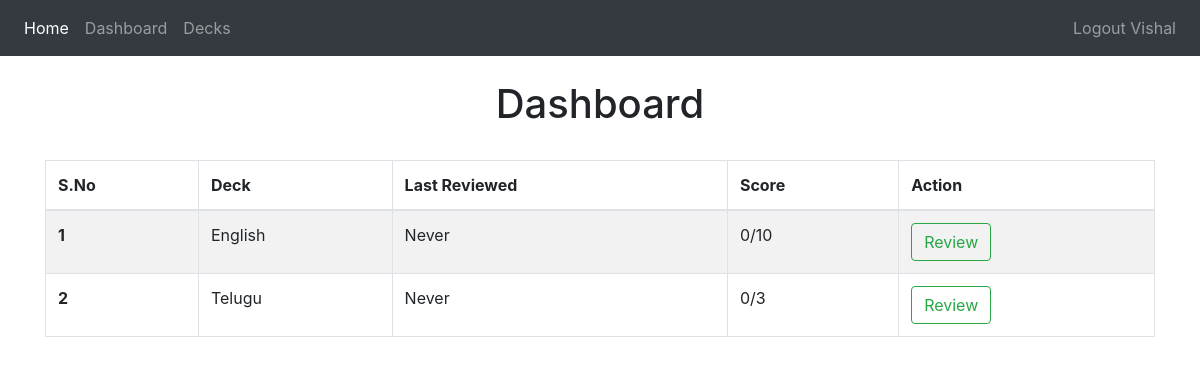
The page /dashboard (signed in) on the database its author committed.
### flashapp/database/models.py (models this page shows)
class User(db.Model, UserMixin):
    id = db.Column(db.Integer, primary_key=True)
    email = db.Column(db.String(150), unique=True)
    password = db.Column(db.String(150))
    first_name = db.Column(db.String(150))
    decks = db.relationship('Deck')
    crt_dt = db.Column(db.DateTime(timezone=True), default=func.now())
    updt_dt = db.Column(db.DateTime(timezone=True), default=func.now())

class Deck(db.Model):
    deck_id = db.Column(db.Integer, primary_key=True)
    deck_name = db.Column(db.String(100), nullable=False)
    cards = db.relationship('Card')
    review_dt = db.Column(db.DateTime(timezone=True))
    user_id = db.Column(db.Integer, db.ForeignKey('user.id'))
    crt_dt = db.Column(db.DateTime(timezone=True), default=func.now())
    updt_dt = db.Column(db.DateTime(timezone=True), default=func.now())

### flashapp/controller.py (the view)
@views.route('/dashboard')
@login_required
def dashboard():
    dict_final_score = {}
    for deck in current_user.decks:
        tot_score = full_tot_score = 0
        for card in deck.cards:
            ind_score = score_calc(card.score, card.diff_level)
            tot_score += ind_score
            full_ind_score = score_calc(1, card.diff_level)
            full_tot_score += full_ind_score
        final_score = str(tot_score)+'/'+str(full_tot_score)
        dict_final_score[deck] = final_score
    return render_template('dashboard.html', user=current_user, score=dict_final_score)

### flashapp/app.py (called while the page is built)
def create_app():
    app = Flask(__name__)
    app.config['SECRET_KEY'] = 'klfaslkdfj'
    app.config['SQLALCHEMY_DATABASE_URI'] = f'sqlite:///{DB_NAME}'
    db.init_app(app)
    app.register_blueprint(views, url_prefix='/')
    app.register_blueprint(auth, url_prefix='/')
    create_database(app)
    login_manager = LoginManager()
    login_manager.login_view = 'views.login'
    login_manager.init_app(app)
    @login_manager.user_loader
    def load_user(id):
        return User.query.get(int(id))
    return app

### flashapp/controller.py (called while the page is built)
def score_calc(score, diff_level):
    score_dict = {'Easy': 1, 'Medium': 2, 'Difficult': 3}
    cum_score = score_dict.get(diff_level)*score
    return cum_score

### flashapp/templates/dashboard.html
{% extends "base.html" %} {% block title %}Dashboard{% endblock %} {% block content
%}
<h1 align="center">Dashboard</h1>
<br/>
{% if user.decks|length>0 %}
<table class="table table-striped table-hover table-bordered justify-content-center">
  <thead>
    <tr>
      <th scope="col">S.No</th>
      <th scope="col">Deck</th>
      <th scope="col">Last Reviewed</th>
      <th scope="col">Score</th>
      <th scope="col">Action</th>
    </tr>
  </thead>
  <tbody>
  {% for i in range(user.decks|length) %}
    <tr>
      <th scope="row">{{ (i+1) }}</th>
      <td>{{ user.decks[i].deck_name }}</td>
      <td>{{ user.decks[i].review_dt or "Never" }}</td>
      <td>{{ score[user.decks[i]] }}</td>
      <td><button type="button" class="btn btn-outline-success" onclick="location.href='/decks/{{user.decks[i].deck_id}}/review'">Review</button>
      </td></td>
    </tr>
  {% endfor %}
  </tbody>
</table>
{% else %}
<p class="font-weight-bold font-italic text-center size">There are no decks available.</p>
{% endif %}
{% endblock %}

### flashapp/templates/base.html (shortened to what this page needs)
<!DOCTYPE html>
<html>
  <head>
    <link rel=stylesheet type=text/css href="{{ url_for('static', filename='style.css') }}"/>
    <link
      rel="stylesheet"
      href="https://stackpath.bootstrapcdn.com/bootstrap/4.4.1/css/bootstrap.min.css"
    />
    <link
      rel="stylesheet"
      href="https://stackpath.bootstrapcdn.com/font-awesome/4.7.0/css/font-awesome.min.css"
    />
  </head>
  <body>
    <nav class="navbar navbar-expand-lg navbar-dark bg-dark">
      <div class="collapse navbar-collapse" id="navbar">
        <ul class="navbar-nav mr-auto">
            <li class="nav-item active">
                <a class="nav-link" href="/">Home <span class="sr-only">(current)</span></a>
            </li>
            <li class="nav-item">
                {% if user.is_authenticated %}
                <a class="nav-link" href="/dashboard">Dashboard</a>
                {% endif %}
            </li>
            <li class="nav-item">
                {% if user.is_authenticated %}
                <a class="nav-link" href="/decks">Decks</a>
                {% endif %}
            </li>
        </ul>
          <ul class="navbar-nav">
              <li class="nav-item">
                  {% if user.is_authenticated %}
                  <a class="nav-link" id="logout" href="/logout">Logout {{ user.first_name }}</a>
                  {% endif %}
              </li>
          </ul>
      </div>
    </nav>
    <div class="container">{% block content %} {% endblock %}</div>
  </body>
</html>

### rows shown on the page
User: first_name "Vishal"
Deck: deck_name "English", review_dt "Never"
Deck: deck_name "Telugu", review_dt "Never"

### other values the page prints
{{ (i+1) }} "1" "2"
{{ score[user.decks[i]] }} "0/10" "0/3"
